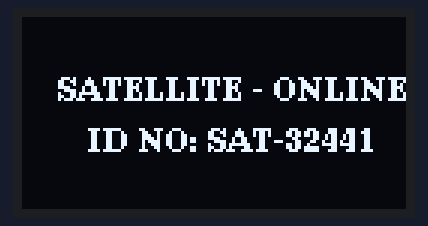
The sketch below on a simulated ESP8266 (NodeMCU). Parts: 128×64 one-colour display. Random numbers use the default seed unless the sketch sets one.

Above: at 0.1 s.

The sketch:

esp32_8266_reciveing_station.ino
```cpp
#include <ESP8266WiFi.h>
#include <Wire.h>
#include <U8g2lib.h>

extern "C" {
  #include "user_interface.h"
}

U8G2_SH1106_128X64_NONAME_F_HW_I2C u8g2(U8G2_R0, /* reset=*/ U8X8_PIN_NONE);

uint16_t myNodeId = 32441;
uint32_t sequence = 0;
float testAngle = 0.0;

struct __attribute__((packed)) CustomDataPacket {
    uint8_t frameHeader;
    uint16_t nodeId;
    uint32_t packetId;
    float valA;
    float valB;
    uint32_t checksum;
};

struct __attribute__((packed)) TextCommandPacket {
    uint8_t frameHeader;
    uint16_t targetNodeId;
    char messageText[64];
    uint32_t securityKey;
};

volatile bool newMessageAvailable = false;
char globalMsgBuffer[64] = {0};
unsigned long messageDisplayTimer = 0;
unsigned long lastBeaconTime = 0;

void sniffer_callback(uint8_t *buf, uint16_t len) {
    // Bulletproof Memory Scan: Ignore bugged SDK lengths and force-scan the first 64 bytes
    for (uint16_t i = 0; i < 64; i++) {
        if (buf[i] == 0xE0) {
            TextCommandPacket incoming;
            memcpy(&incoming, buf + i, sizeof(TextCommandPacket));

            if (incoming.securityKey == 0x99FF88BB && incoming.targetNodeId == myNodeId) {
                strncpy(globalMsgBuffer, incoming.messageText, 63);
                globalMsgBuffer[63] = '\0';
                newMessageAvailable = true;
                return;
            }
        }
    }
}

void showDefaultScreen() {
    u8g2.clearBuffer();
    u8g2.setFont(u8g2_font_ncenB08_tr);

    u8g2.drawStr(12, 28, "SATELLITE - ONLINE");
    u8g2.setCursor(22, 45);
    u8g2.print("ID NO: SAT-");
    u8g2.print(myNodeId);

    u8g2.sendBuffer();
}

void showMessageScreen(const char* msg) {
    u8g2.clearBuffer();
    u8g2.setFont(u8g2_font_ncenB08_tr);

    u8g2.drawStr(0, 12, ">>> INCOMING MSG");
    u8g2.drawLine(0, 16, 128, 16);

    int y = 30;
    char lineBuf[22];
    int i = 0;

    while (msg[i] != '\0' && y < 64) {
        int j = 0;
        while (msg[i] != '\0' && j < 20) {
            lineBuf[j++] = msg[i++];
        }
        lineBuf[j] = '\0';
        u8g2.drawStr(0, y, lineBuf);
        y += 12;
    }

    u8g2.sendBuffer();
}

void setup() {
    Serial.begin(115200);
    u8g2.begin();
    showDefaultScreen();

    WiFi.mode(WIFI_STA);
    wifi_set_channel(1);
    wifi_set_promiscuous_rx_cb(sniffer_callback);
    wifi_promiscuous_enable(1);
}

void loop() {
    if (millis() - lastBeaconTime > 1000) {
        lastBeaconTime = millis();

        sequence++;
        testAngle += 0.1;
        if(testAngle > 6.28) testAngle = 0.0;

        CustomDataPacket beaconPacket;
        beaconPacket.frameHeader = 0xD0;
        beaconPacket.nodeId = myNodeId;
        beaconPacket.packetId = sequence;
        beaconPacket.valA = testAngle;
        beaconPacket.valB = random(25, 45);
        beaconPacket.checksum = 0xAA55FFAA;

        uint8_t rawFrame[24 + sizeof(CustomDataPacket)] = {0};
        rawFrame[0] = 0x40;
        rawFrame[1] = 0x00;
        for(int i = 4; i < 10; i++) rawFrame[i] = 0xFF;
        for(int i = 10; i < 22; i++) rawFrame[i] = 0x22;

        memcpy(rawFrame + 24, &beaconPacket, sizeof(CustomDataPacket));

        wifi_promiscuous_enable(0);
        wifi_send_pkt_freedom(rawFrame, sizeof(rawFrame), 0);
        wifi_promiscuous_enable(1);
    }

    if (newMessageAvailable) {
        showMessageScreen(globalMsgBuffer);
        messageDisplayTimer = millis();
        newMessageAvailable = false;
    }

    if (messageDisplayTimer != 0 && (millis() - messageDisplayTimer > 10000)) {
        showDefaultScreen();
        messageDisplayTimer = 0;
    }
}
```
